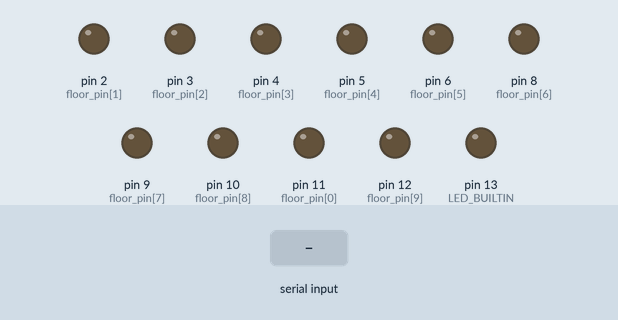
Simulated run of this sketch. Board: Arduino Uno, built with avr-gcc and run on an emulated ATmega328P. On the bench: output pins drawn as LEDs (lit = HIGH). Inputs (shaded band) come from the test bench.

Above: at 1.2 s.
1.3 s: "30,150\n" received over Serial
At 3.5 s:
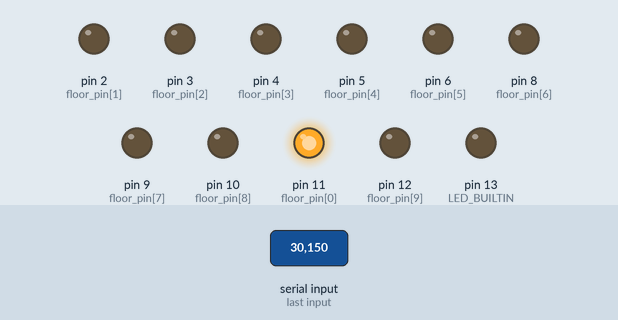
3.8 s: "7\n" received over Serial
At 5.3 s:
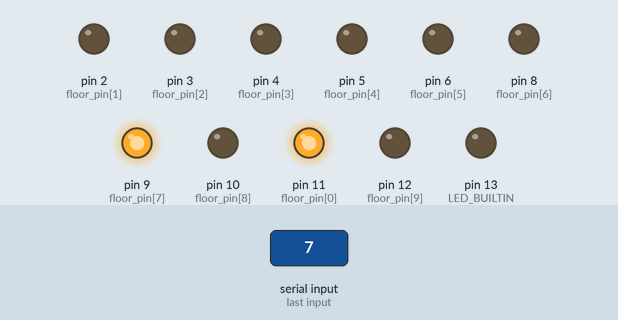
6.3 s: "close" received over Serial
At 8.5 s:
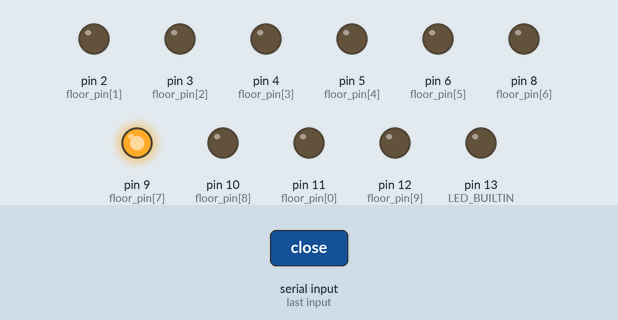
8.8 s: "5\n" received over Serial
At 10.3 s:
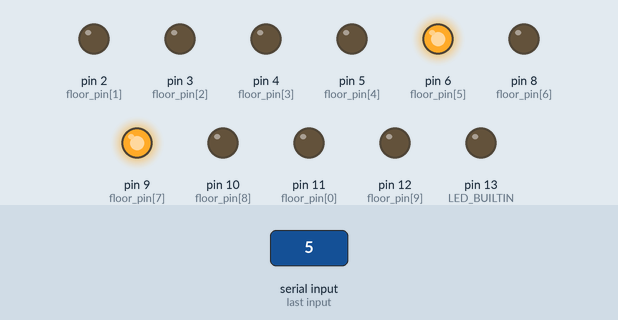
11.3 s: "1,90\n" received over Serial
At 13.5 s:
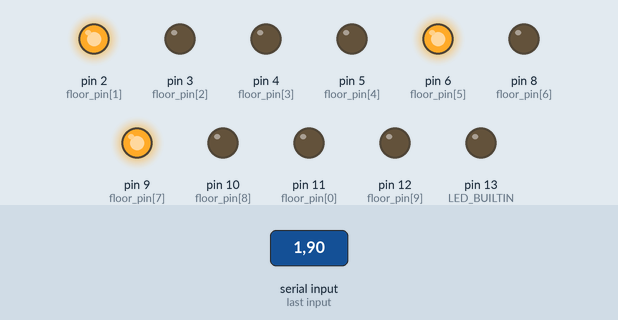
13.8 s: "30,150\n" received over Serial
At 15.5 s:
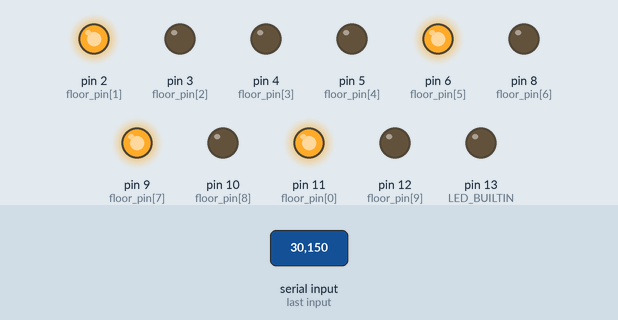
Timing chart, 0 to 17.0 s (numbered marks = the images above; inputs shaded):
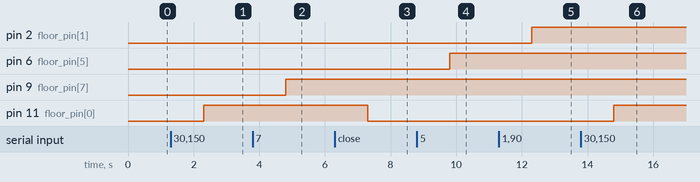

Measured:
- after the input at 1.3 s, pin 11 (floor_pin[0]): LOW → HIGH after 1.0 s
- after the input at 3.8 s, pin 9 (floor_pin[7]): LOW → HIGH after 1.0 s
- after the input at 6.3 s, pin 11 (floor_pin[0]): HIGH → LOW after 1.0 s
- after the input at 8.8 s, pin 6 (floor_pin[5]): LOW → HIGH after 1.0 s
- after the input at 11.3 s, pin 2 (floor_pin[1]): LOW → HIGH after 1.0 s
- after the input at 13.8 s, pin 11 (floor_pin[0]): LOW → HIGH after 1.0 s

The sketch:

light.ino
```cpp
int floor_pin[10] = {11, 2, 3, 4, 5, 6, 8, 9, 10, 12};

void setup() {
  for (int pin = 2; pin <= 12; pin++) {
      if (pin == 7) { continue; }
      pinMode(pin, OUTPUT);
  }

  pinMode(LED_BUILTIN, OUTPUT);

  Serial.begin(9600);
}

void loop() {
  if (Serial.available() > 0) {
    String incoming = Serial.readString();

    if(not incoming.startsWith("close")) {
      digitalWrite(floor_pin[incoming.toInt()], HIGH);
    } else {
      incoming.replace("close-", "");
      digitalWrite(floor_pin[incoming.toInt()], LOW);
    }
  }
}
```
